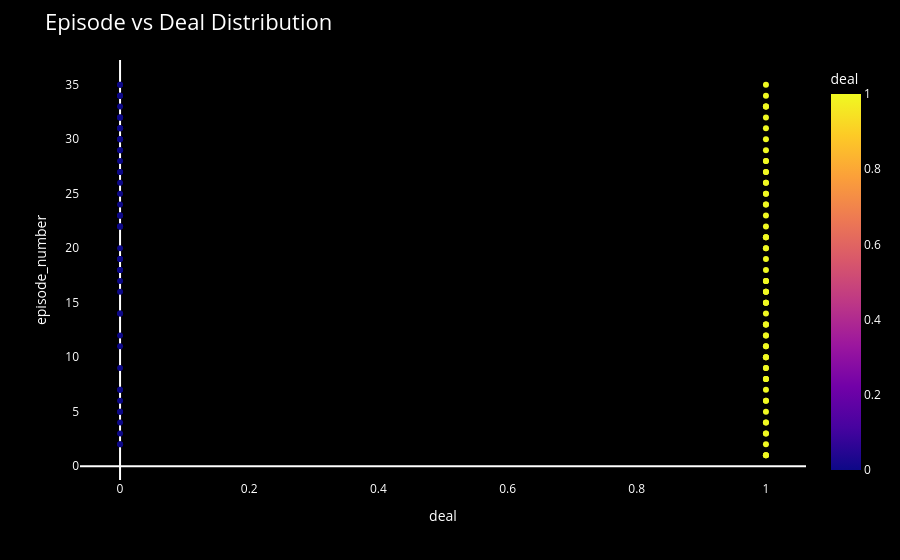

Notebook source saved alongside this figure:
### Code cell
fig = px.scatter(
    df,
    x='deal',
    y='episode_number',
    color='deal',
    color_discrete_sequence=neon_rainbow_pro
)

fig = neon_layout(fig, "Episode vs Deal Distribution")
fig.show()

### Figure 1 — Plotly figure (JSON) as saved in the notebook; plotly's stock layout.template omitted (floating-point values rounded to 4 significant figures)
{"data": [{"hovertemplate": "deal=%{marker.color}<br>episode_number=%{y}<extra></extra>", "legendgroup": "", "marker": {"color": [1, 1, 1, 1, 0, 0, 0, 1, 1, 1, 0, 1, 1, 0, 0, 1, 1, 0, 0, 1, 0, 1, 1, 1, 1, 1, 0, 1, 1, 1, 0, 1, 1, 1, 0, 1, 1, 1, 1, 1, 0, 0, 1, 1, 1, 1, 0, 1, 1, 1, 1, 0, 1, 0, 0, 1, 0, 0, 1, 0, 0, 1, 0, 1, 1, 1, 1, 1, 0, 0, 0, 1, 0, 0, 0, 1, 1, 0, 1, 1, 0, 1, 0, 1, 0, 1, 0, 1, 1, 0, 1, 1, 0, 0, 0, 1, 0, 0, 0, 0, 1, 0, 0, 0, 1, 0, 1, 0, 1, 1, 1, 0, 0, 0, 1, 0, 0], "coloraxis": "coloraxis", "symbol": "circle"}, "mode": "markers", "name": "", "orientation": "v", "showlegend": false, "type": "scatter", "x": [1, 1, 1, 1, 0, 0, 0, 1, 1, 1, 0, 1, 1, 0, 0, 1, 1, 0, 0, 1, 0, 1, 1, 1, 1, 1, 0, 1, 1, 1, 0, 1, 1, 1, 0, 1, 1, 1, 1, 1, 0, 0, 1, 1, 1, 1, 0, 1, 1, 1, 1, 0, 1, 0, 0, 1, 0, 0, 1, 0, 0, 1, 0, 1, 1, 1, 1, 1, 0, 0, 0, 1, 0, 0, 0, 1, 1, 0, 1, 1, 0, 1, 0, 1, 0, 1, 0, 1, 1, 0, 1, 1, 0, 0, 0, 1, 0, 0, 0, 0, 1, 0, 0, 0, 1, 0, 1, 0, 1, 1, 1, 0, 0, 0, 1, 0, 0], "xaxis": "x", "y": [1, 1, 1, 2, 2, 2, 3, 3, 3, 4, 4, 4, 5, 5, 5, 6, 6, 6, 7, 7, 7, 8, 8, 8, 9, 9, 9, 10, 10, 10, 11, 11, 11, 12, 12, 12, 13, 13, 13, 14, 14, 14, 15, 15, 15, 16, 16, 16, 16, 17, 17, 17, 17, 18, 18, 18, 18, 19, 19, 19, 19, 20, 20, 20, 21, 21, 21, 22, 22, 22, 22, 23, 23, 23, 23, 24, 24, 24, 25, 25, 25, 26, 26, 26, 27, 27, 27, 27, 28, 28, 28, 29, 29, 29, 30, 30, 30, 30, 31, 31, 31, 31, 32, 32, 32, 32, 33, 33, 33, 33, 34, 34, 34, 34, 35, 35, 35], "yaxis": "y"}], "layout": {"coloraxis": {"colorbar": {"title": {"text": "deal"}}, "colorscale": [[0, "#0d0887"], [0.1111, "#46039f"], [0.2222, "#7201a8"], [0.3333, "#9c179e"], [0.4444, "#bd3786"], [0.5556, "#d8576b"], [0.6667, "#ed7953"], [0.7778, "#fb9f3a"], [0.8889, "#fdca26"], [1, "#f0f921"]]}, "font": {"color": "white"}, "legend": {"tracegroupgap": 0}, "margin": {"t": 60}, "paper_bgcolor": "black", "plot_bgcolor": "black", "title": {"font": {"size": 22}, "text": "Episode vs Deal Distribution"}, "xaxis": {"anchor": "y", "domain": [0, 1], "showgrid": false, "title": {"text": "deal"}}, "yaxis": {"anchor": "x", "domain": [0, 1], "showgrid": false, "title": {"text": "episode_number"}}}}
